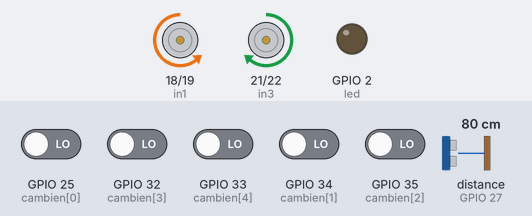
Simulated run of this sketch. Board: ESP32. On the bench: motor-driver pin pairs drawn as motors (green arrow = first pin HIGH = forward, orange = second pin HIGH = backward, longer = more drive, scaled by the enable pin), output pins drawn as LEDs (lit = HIGH). Wiring (inferred from the names in the program): ultrasonic range finder: trigger GPIO 26; echo GPIO 27. Dashed ring = blinking. Inputs (shaded band) come from the test bench; at power-on: GPIO 25 (cambien[0]), GPIO 32 (cambien[3]), GPIO 33 (cambien[4]), GPIO 34 (cambien[1]), GPIO 35 (cambien[2]) LOW, distance to the obstacle (sensor on GPIO 27) 80 cm. The echo pulse lasts 58.3 µs per cm; pins used as bus, display or sensor lines are not drawn; what the sketch prints to the serial monitor is not drawn.

Above: at 3.2 s.
3.3 s: GPIO 25 (cambien[0]) driven HIGH
At 3.46 s:
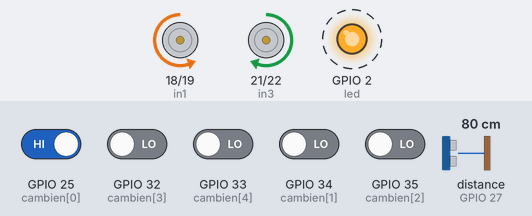
6.3 s: GPIO 32 (cambien[3]) driven HIGH
At 6.7 s:
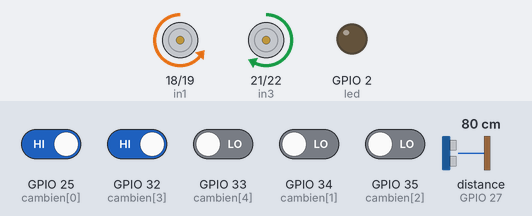
7.8 s: GPIO 33 (cambien[4]) driven HIGH
At 9.0 s:
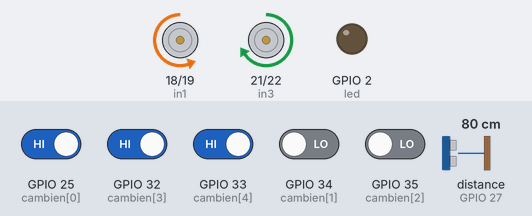
10.8 s: distance to the obstacle (sensor on GPIO 27) set to 28 cm
12.3 s: distance to the obstacle (sensor on GPIO 27) set to 24 cm
At 12.6 s:
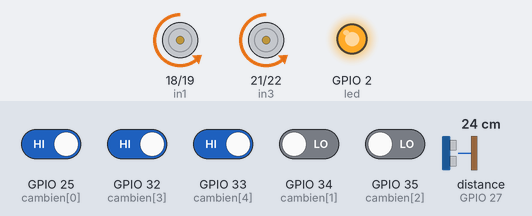
Timing chart, 0 to 16.3 s (numbered marks = the images above; inputs shaded):
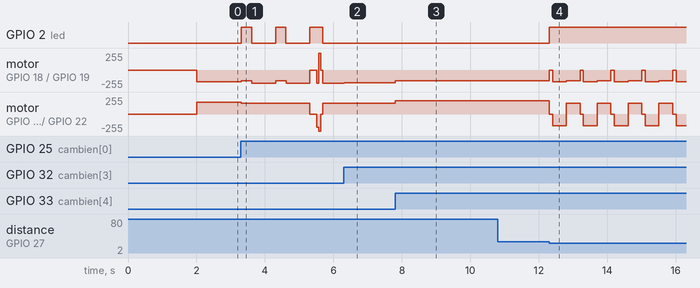

The sketch:

5kenh-opt2.ino
```cpp
#include <Arduino.h>

// =============================================
// XỬ LÝ LINE NÉT ĐỨT - DEAD RECKONING
// Giải pháp không quay tròn tại chỗ
// =============================================

// --- CẤU HÌNH CHÂN ---
#define in1 18
#define in2 19
#define in3 21
#define in4 22
#define led 2

#define ENA 16
#define ENB 23

#define TRIG_PIN 26
#define ECHO_PIN 27

// --- PWM ---
#define freq 5000
#define reslution 8
#define PWM_CHANNEL_A  0
#define PWM_CHANNEL_B  1

const int socambien = 5;
int cambien[socambien] = {25, 34, 35, 32, 33};
int value[socambien];

// --- BIẾN XỬ LÝ LINE ĐỨT (MỚI) ---
unsigned long line_lost_time = 0;      // Thời điểm mất line
bool is_line_lost = false;              // Đang trong trạng thái mất line
#define SHORT_LOSS_TIMEOUT 400          // 400ms = Coi là line đứt ngắn
#define LONG_LOSS_TIMEOUT 1000          // 1000ms = Mất line thật sự

int last_direction = 0;                 // Lưu hướng cuối: -1=trái, 0=giữa, 1=phải
int dead_reckoning_speed = 150;         // Tốc độ khi đi mù

// --- NGÃ 3 ---
int dem_ngaba = 0;
unsigned long lastIntersectionTime = 0;
#define INTERSECTION_COOLDOWN 1000

// --- PID ---
float kp = 40;
float ki = 0.002;
float kd = 8;

float kp_curve = 50;
float kd_curve = 12;

float setpoit = 0.0;
float read_position = 0.0;

unsigned long last_timer = 0;
float last_error = 0;
float tichphan = 0;

int tocdo_thang = 180;
int tocdo_cua = 140;
int tocdo = tocdo_thang;
int tocdoc_max = 255;

// --- KHAI BÁO HÀM ---
void dieukhiendongco();
void stop();
void tien(int left, int right);
void phai(int speed);
void trai(int speed);
void tinh_vi_tri_line();
float getDistance();
void reset_pid();
void phanh_gap();
void re_phai_90_do();
void re_trai_90_do();
void handle_line_loss();
void update_direction();

// =============================================
// CẬP NHẬT HƯỚNG ĐI CUỐI CÙNG
// =============================================
void update_direction() {
  // Lưu hướng dựa vào vị trí line
  if (read_position < -0.8) {
    last_direction = -1;  // Line lệch trái
  } else if (read_position > 0.8) {
    last_direction = 1;   // Line lệch phải
  } else {
    last_direction = 0;   // Line ở giữa
  }
}

// =============================================
// TÍNH VỊ TRÍ LINE
// =============================================
void tinh_vi_tri_line() {
  float weighted_sum = 0;
  int active_sensors = 0;

  if (value[0] == 0) { weighted_sum += (-2); active_sensors++; }
  if (value[1] == 0) { weighted_sum += (-1); active_sensors++; }
  if (value[2] == 0) { weighted_sum += (0);  active_sensors++; }
  if (value[3] == 0) { weighted_sum += (1);  active_sensors++; }
  if (value[4] == 0) { weighted_sum += (2);  active_sensors++; }

  if (active_sensors > 0) {
    read_position = weighted_sum / active_sensors;
    update_direction();  // Cập nhật hướng
  }
  // Nếu mất line → giữ nguyên vị trí cuối
}

// =============================================
// PID CONTROLLER
// =============================================
float controller_pid(float setvalue, float readvalue, float kp_use, float ki_use, float kd_use){
  unsigned long now_timer = millis();
  float dt = (now_timer - last_timer) / 1000.0;
  if(dt <= 0) dt = 0.001;

  float error = setvalue - readvalue;

  tichphan += error * dt;
  tichphan = constrain(tichphan, -50, 50);

  float daoham = (error - last_error) / dt;
  float output = (kp_use * error) + (ki_use * tichphan) + (kd_use * daoham);

  last_error = error;
  last_timer = now_timer;

  return output;
}

void reset_pid() {
  tichphan = 0;
  last_error = 0;
  last_timer = millis();
}

// =============================================
// XỬ LÝ MẤT LINE - DEAD RECKONING
// =============================================
void handle_line_loss() {
  unsigned long lost_duration = millis() - line_lost_time;

  // ========================================
  // GIAI ĐOẠN 1: MẤT LINE NGẮN (< 400ms)
  // → CỐI LÀ LINE ĐỨT → ĐI THẲNG
  // ========================================
  if (lost_duration < SHORT_LOSS_TIMEOUT) {
    digitalWrite(led, HIGH);  // LED báo đang mất line

    // Đi thẳng với tốc độ vừa phải
    tien(dead_reckoning_speed, dead_reckoning_speed);

    Serial.print("Line đứt - Đi thẳng (");
    Serial.print(lost_duration);
    Serial.println("ms)");

    return;
  }

  // ========================================
  // GIAI ĐOẠN 2: MẤT LINE DÀI (400-1000ms)
  // → BẮT ĐẦU QUAY NHẸ THEO HƯỚNG CŨ
  // ========================================
  else if (lost_duration < LONG_LOSS_TIMEOUT) {
    digitalWrite(led, HIGH);

    // Quay nhẹ theo hướng cuối cùng
    if (last_direction < 0) {
      // Line cuối ở trái → Quay nhẹ sang trái
      tien(dead_reckoning_speed - 50, dead_reckoning_speed + 50);
      Serial.println("Quay nhẹ TRÁI tìm line");
    }
    else if (last_direction > 0) {
      // Line cuối ở phải → Quay nhẹ sang phải
      tien(dead_reckoning_speed + 50, dead_reckoning_speed - 50);
      Serial.println("Quay nhẹ PHẢI tìm line");
    }
    else {
      // Không biết hướng → Tiếp tục đi thẳng
      tien(dead_reckoning_speed, dead_reckoning_speed);
      Serial.println("Tiếp tục đi thẳng");
    }

    return;
  }

  // ========================================
  // GIAI ĐOẠN 3: MẤT LINE QUÁ LÂU (> 1000ms)
  // → THẬT SỰ MẤT LINE → QUAY TẠI CHỖ TÌM
  // ========================================
  else {
    Serial.println("MẤT LINE THẬT - Quay tại chỗ");

    // Quay mạnh theo hướng cuối
    if (last_direction < 0) {
      re_trai_90_do();
    } else {
      re_phai_90_do();
    }

    reset_pid();
  }
}

// =============================================
// SIÊU ÂM
// =============================================
float getDistance() {
  digitalWrite(TRIG_PIN, LOW);
  delayMicroseconds(2);
  digitalWrite(TRIG_PIN, HIGH);
  delayMicroseconds(10);
  digitalWrite(TRIG_PIN, LOW);
  long duration = pulseIn(ECHO_PIN, HIGH, 5000);
  if (duration == 0) return 999;
  return duration * 0.034 / 2;
}

// =============================================
// ĐIỀU KHIỂN ĐỘNG CƠ - LOGIC CHÍNH
// =============================================
void dieukhiendongco(){
  tinh_vi_tri_line();
  float distance = getDistance();

  // ========================================
  // 1. ƯU TIÊN VẬT CẢN
  // ========================================
  if (distance > 0 && distance < 25) {
      digitalWrite(led, HIGH);
      stop();
      delay(100);
      phai(180);
      delay(400);
      tien(160, 160);
      delay(400);
      reset_pid();
      is_line_lost = false;  // Reset trạng thái mất line
      return;
  }

  // ========================================
  // 2. KIỂM TRA TRẠNG THÁI LINE
  // ========================================
  bool all_white = (value[0]==1 && value[1]==1 && value[2]==1 && value[3]==1 && value[4]==1);

  if (all_white) {
    // ========================================
    // MẤT LINE - BẮT ĐẦU ĐẾM THỜI GIAN
    // ========================================
    if (!is_line_lost) {
      // Lần đầu mất line → ghi thời điểm
      is_line_lost = true;
      line_lost_time = millis();
      Serial.println(">>> BẮT ĐẦU MẤT LINE <<<");
    }

    // Xử lý theo chiến lược Dead Reckoning
    handle_line_loss();
    return;

  } else {
    // ========================================
    // TÌM LẠI LINE - RESET TRẠNG THÁI
    // ========================================
    if (is_line_lost) {
      unsigned long lost_duration = millis() - line_lost_time;
      Serial.print(">>> TÌM LẠI LINE sau ");
      Serial.print(lost_duration);
      Serial.println("ms <<<");

      is_line_lost = false;
      reset_pid();  // Reset PID để tránh giật
    }

    digitalWrite(led, LOW);
  }

  // ========================================
  // 3. PHÁT HIỆN NGÃ 3 CHỮ T
  // ========================================
  bool is_T_left = (value[0] == 0 && value[1] == 0 && value[2] == 0 && value[4] == 1);
  bool is_T_right = (value[4] == 0 && value[3] == 0 && value[2] == 0 && value[0] == 1);
  bool is_intersection = is_T_left || is_T_right;

  if (is_intersection && (millis() - lastIntersectionTime > INTERSECTION_COOLDOWN)) {
      digitalWrite(led, HIGH);
      lastIntersectionTime = millis();
      dem_ngaba++;

      Serial.print("Ngã 3 số: ");
      Serial.println(dem_ngaba);

      if (dem_ngaba == 3) {
          stop();
          delay(200);

          if (is_T_left) {
              Serial.println("Rẽ TRÁI tại ngã 3 thứ 3");
              re_trai_90_do();
          } else {
              Serial.println("Rẽ PHẢI tại ngã 3 thứ 3");
              re_phai_90_do();
          }

          reset_pid();
          is_line_lost = false;  // Reset sau khi rẽ

      } else {
          Serial.println("Đi thẳng qua ngã 3");
          tien(160, 160);
          delay(300);
          reset_pid();
      }

      return;
  }

  // ========================================
  // 4. ADAPTIVE PID
  // ========================================
  float kp_use = kp;
  float kd_use = kd;

  if (abs(read_position) > 1.2) {
      kp_use = kp_curve;
      kd_use = kd_curve;
      tocdo = tocdo_cua;
  } else {
      tocdo = tocdo_thang;
  }

  float output_pid = controller_pid(setpoit, read_position, kp_use, ki, kd_use);

  int left = tocdo - output_pid;
  int right = tocdo + output_pid;
  left = constrain(left, 0, tocdoc_max);
  right = constrain(right, 0, tocdoc_max);

  // ========================================
  // 5. NGÃ TƯ
  // ========================================
  if (value[0] == 0 && value[1] == 0 && value[2] == 0 && value[3] == 0 && value[4] == 0) {
      tien(tocdo, tocdo);
  }

  // ========================================
  // 6. FOLLOW LINE BÌNH THƯỜNG
  // ========================================
  else {
      tien(left, right);
  }
}

// =============================================
// SETUP
// =============================================
void setup(){
  Serial.begin(115200);

  ledcSetup(PWM_CHANNEL_A, freq, reslution);
  ledcSetup(PWM_CHANNEL_B, freq, reslution);
  ledcAttachPin(ENA, PWM_CHANNEL_A);
  ledcAttachPin(ENB, PWM_CHANNEL_B);

  pinMode(led, OUTPUT);
  pinMode(in1, OUTPUT);
  pinMode(in2, OUTPUT);
  pinMode(in3, OUTPUT);
  pinMode(in4, OUTPUT);
  pinMode(TRIG_PIN, OUTPUT);
  pinMode(ECHO_PIN, INPUT);

  stop();

  for(int i = 0; i < socambien; i++){
    pinMode(cambien[i], INPUT);
  }

  Serial.println("=== XE DÒ LINE - XỬ LÝ LINE ĐỨT ===");
  Serial.println("Sẵn sàng!");
  delay(2000);
}

// =============================================
// LOOP
// =============================================
void loop(){
  for(int i = 0; i < socambien; i++){
    value[i] = digitalRead(cambien[i]);
  }

  dieukhiendongco();
}

// =============================================
// HÀM ĐIỀU KHIỂN ĐỘNG CƠ
// =============================================
void stop(){
  digitalWrite(in1, LOW);
  digitalWrite(in2, LOW);
  digitalWrite(in3, LOW);
  digitalWrite(in4, LOW);
  ledcWrite(PWM_CHANNEL_A, 0);
  ledcWrite(PWM_CHANNEL_B, 0);
}

void tien(int left, int right){
  ledcWrite(PWM_CHANNEL_A, left);
  ledcWrite(PWM_CHANNEL_B, right);
  digitalWrite(in1, LOW);
  digitalWrite(in2, HIGH);
  digitalWrite(in3, HIGH);
  digitalWrite(in4, LOW);
}

void phai(int speed){
  ledcWrite(PWM_CHANNEL_A, speed);
  ledcWrite(PWM_CHANNEL_B, speed);
  digitalWrite(in1, LOW);
  digitalWrite(in2, HIGH);
  digitalWrite(in3, LOW);
  digitalWrite(in4, HIGH);
}

void trai(int speed){
  ledcWrite(PWM_CHANNEL_A, speed);
  ledcWrite(PWM_CHANNEL_B, speed);
  digitalWrite(in1, HIGH);
  digitalWrite(in2, LOW);
  digitalWrite(in3, HIGH);
  digitalWrite(in4, LOW);
}

void phanh_gap() {
  digitalWrite(in1, HIGH);
  digitalWrite(in2, LOW);
  digitalWrite(in3, LOW);
  digitalWrite(in4, HIGH);

  ledcWrite(PWM_CHANNEL_A, 255);
  ledcWrite(PWM_CHANNEL_B, 255);

  delay(60);
  stop();
  delay(50);
}

void re_phai_90_do() {
  phai(200);
  delay(60);

  unsigned long startTime = millis();
  while(digitalRead(35) == 1) {
    if (millis() - startTime > 2000) break;
  }

  phanh_gap();
}

void re_trai_90_do() {
  trai(200);
  delay(60);

  unsigned long startTime = millis();
  while(digitalRead(35) == 1) {
    if (millis() - startTime > 2000) break;
  }

  phanh_gap();
}

// =============================================
// HƯỚNG DẪN TINH CHỈNH
// =============================================
/*
TINH CHỈNH CHO LINE ĐỨT:

1. SHORT_LOSS_TIMEOUT (400ms):
   - Thời gian xe đi thẳng khi mất line
   - CÔNG THỨC: timeout = (độ dài khoảng trống × số đoạn) / tốc độ
   - Ví dụ: 3cm × 4 đoạn = 12cm
           Tốc độ 150 (~30cm/s) → timeout = 12/30 = 0.4s = 400ms

   - Line đứt DÀI hơn (4cm) → Tăng lên 500ms
   - Line đứt NGẮN hơn (2cm) → Giảm xuống 300ms
   - Nhiều đoạn hơn (6 đoạn) → Tăng lên 600ms

2. LONG_LOSS_TIMEOUT (1000ms):
   - Thời gian bắt đầu quay tìm
   - Thường = SHORT_LOSS_TIMEOUT × 2-3
   - Tăng nếu xe chạy chậm
   - Giảm nếu muốn phản ứng nhanh

3. dead_reckoning_speed (150):
   - Tốc độ khi đi mù qua line đứt
   - Không nên QUÁ NHANH (dễ lạc hướng)
   - Không nên QUÁ CHẬM (mất thời gian)
   - Thường = 70-80% tốc độ bình thường

4. QUAN SÁT SERIAL MONITOR:
   - ">>> BẮT ĐẦU MẤT LINE <<<"
   - "Line đứt - Đi thẳng (XXms)"
   - ">>> TÌM LẠI LINE sau XXms <<<"

   Nếu thấy: "TÌM LẠI LINE sau 50ms"
   → Line đứt quá ngắn, không cần xử lý đặc biệt

   Nếu thấy: "TÌM LẠI LINE sau 800ms"
   → Timeout đang làm việc tốt!

TEST CASE:
1. Line liên tục → Không có message "MẤT LINE"
2. Line đứt 4 đoạn × 3cm → "Đi thẳng" và "TÌM LẠI"
3. Rẽ ra ngoài line → "MẤT LINE THẬT - Quay tại chỗ"

ƯU ĐIỂM:
✅ Không quay tròn tại chỗ
✅ Tiết kiệm thời gian (>2 giây/lần)
✅ Ổn định hơn
✅ Thích ứng với nhiều loại line đứt

LƯU Ý:
- Xe phải chạy THẲNG trước khi gặp line đứt
- Nếu gặp line đứt khi đang ở CUA → có thể lạc hướng
- Giải pháp: Giảm tốc ở cua (đã có trong adaptive PID)
*/
```

Measured:
- the behaviour switches between 26 and 25 cm on distance to the obstacle (sensor on GPIO 27) (found by bisection; images 3 and 4)
- after the input at 3.3 s, GPIO 2 (led): alternates HIGH for 0.31 s and LOW for 0.70 s, starting at once; motor on GPIO 18 (in1) / GPIO 19 (in2): backward 179/255 → backward 159/255 at once, → backward 199/255 0.31 s later, → backward 159/255 0.69 s later, → backward 199/255 0.31 s later, … (9 changes in this stretch)
- after the input at 6.3 s, GPIO 2 (led): stops changing and stays LOW
- after the input at 7.8 s, motor on GPIO 18 (in1) / GPIO 19 (in2): backward 192/255 → backward 159/255 at once, → backward 158/255 1.6 s later; motor on GPIO 21 (in3) / GPIO 22 (in4): forward 165/255 → forward 198/255 at once, → forward 199/255 1.6 s later
- after the input at 10.8 s, every drawn part: stays the same
- after the input at 12.3 s, GPIO 2 (led): LOW → HIGH at once; motor on GPIO 18 (in1) / GPIO 19 (in2): backward 158/255 → stopped at once, then repeats every 0.90 s: backward 179/255 0.40 s, backward 159/255 0.40 s, stopped 0.10 s
